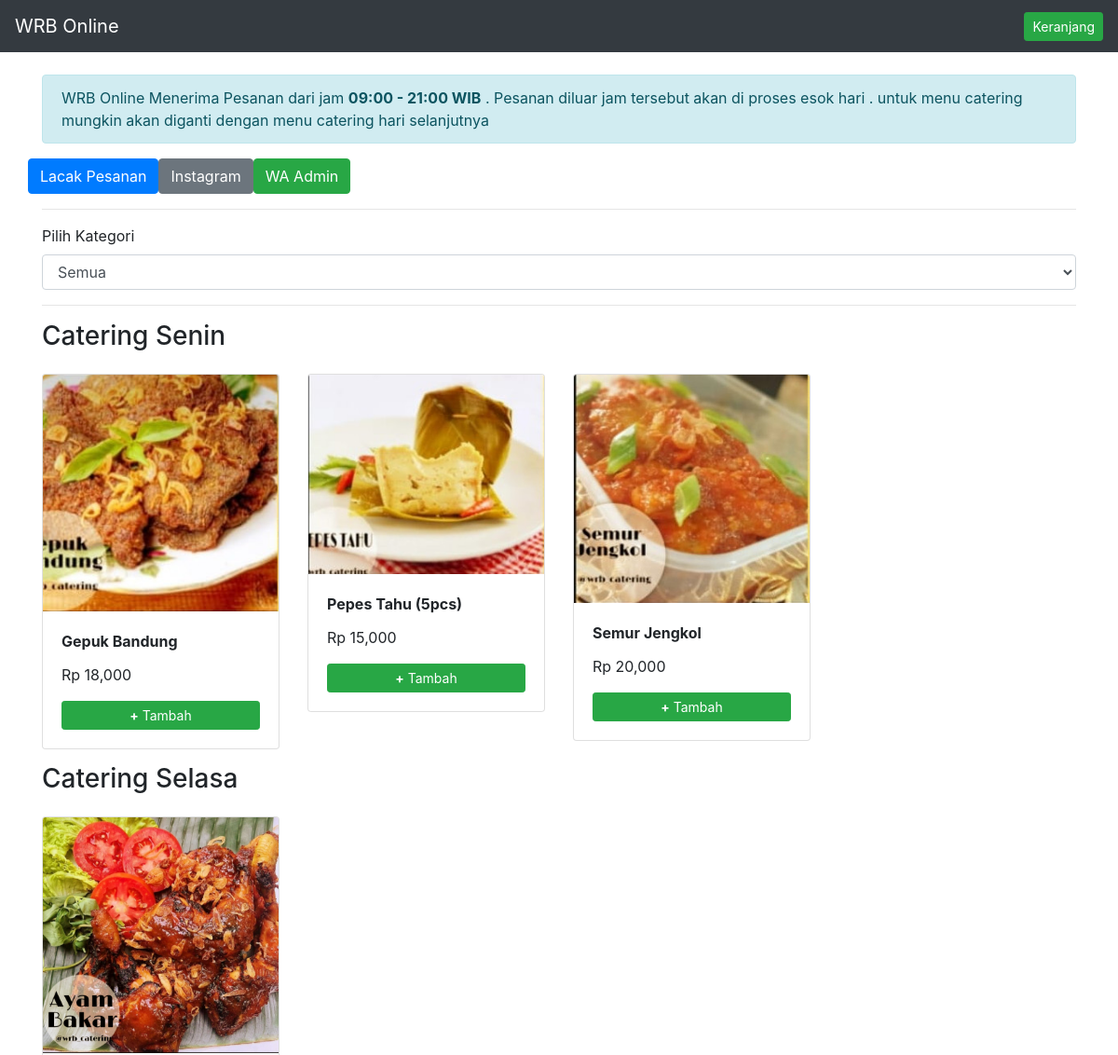
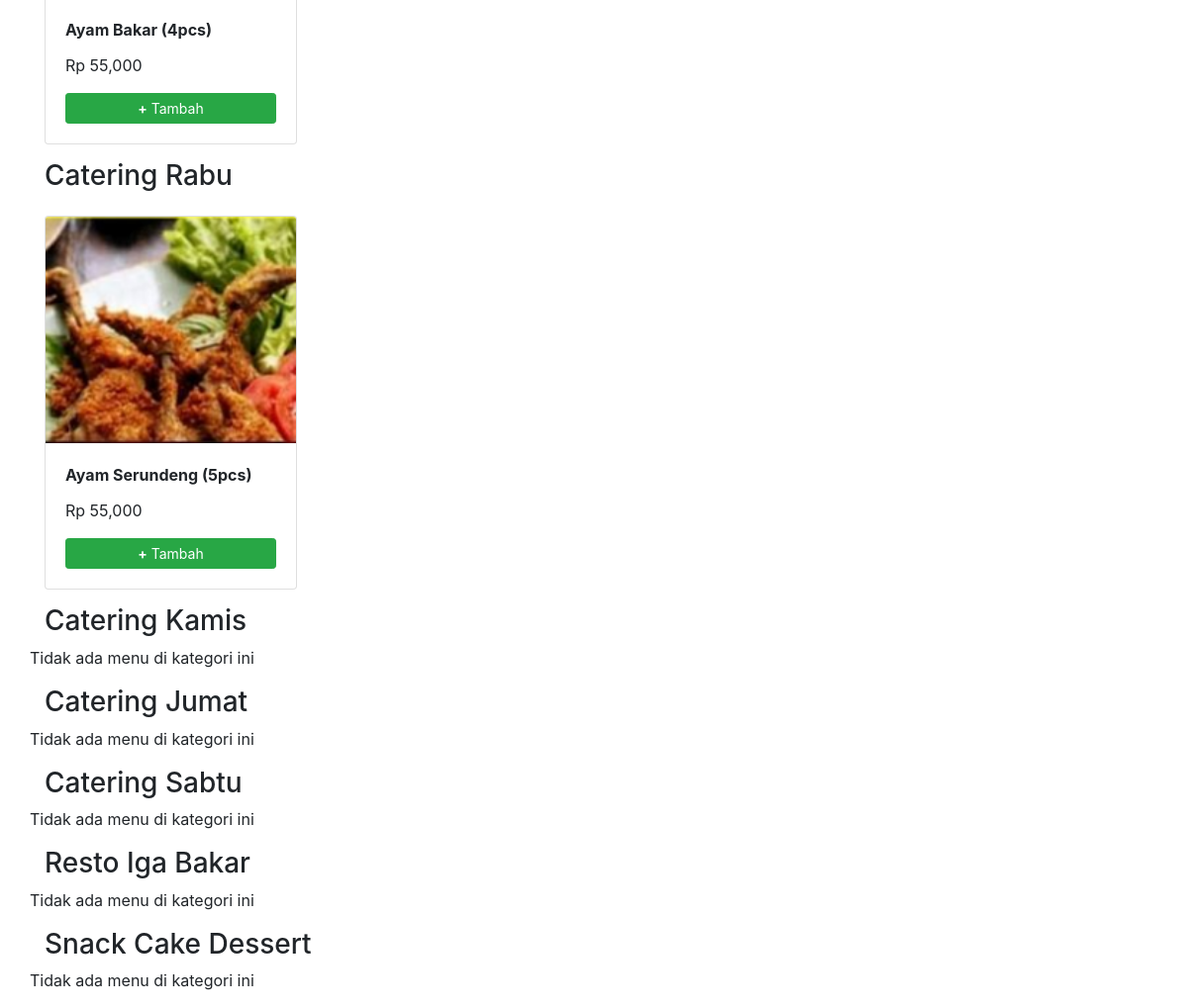
Before: / with the older database file (2 pictures, top to bottom).
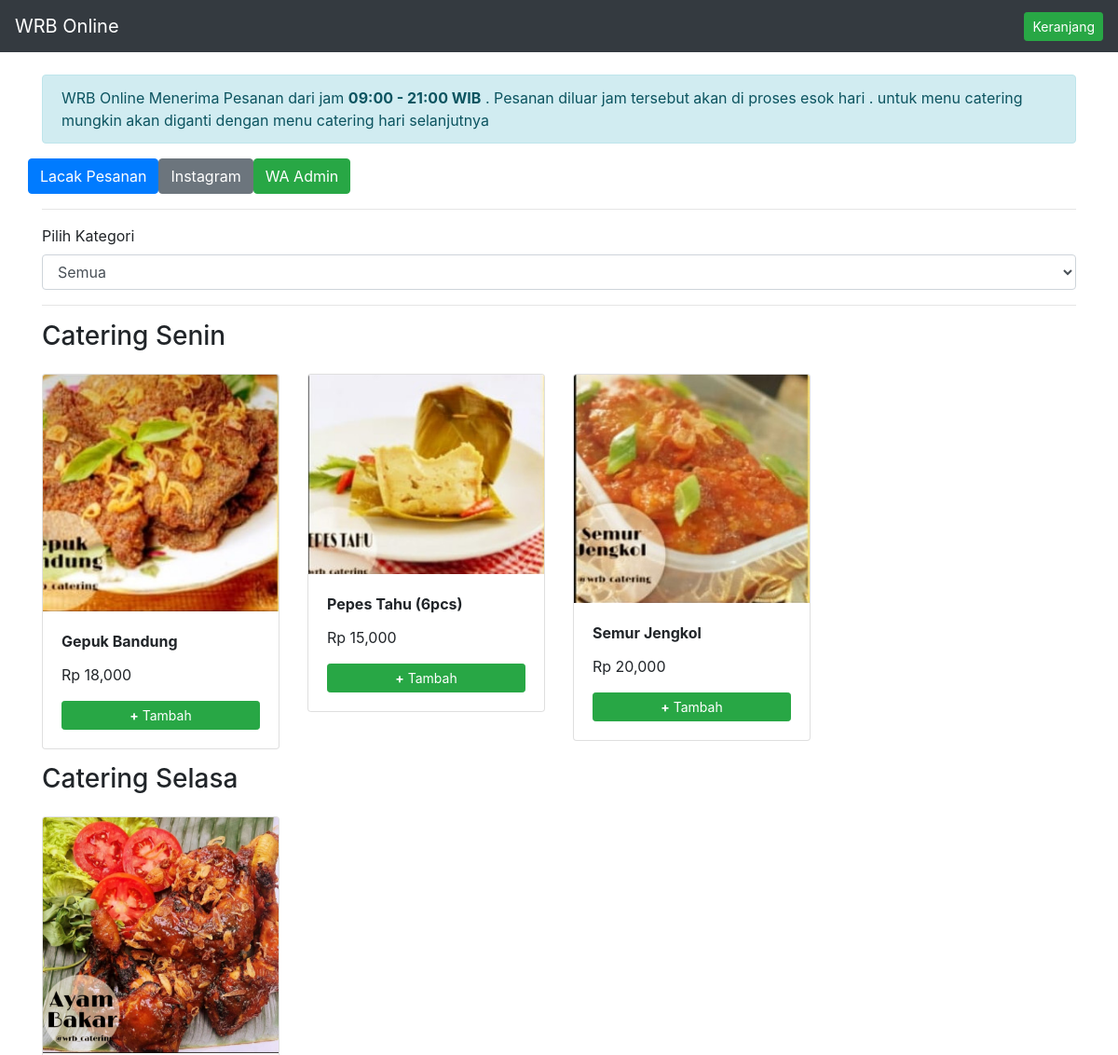
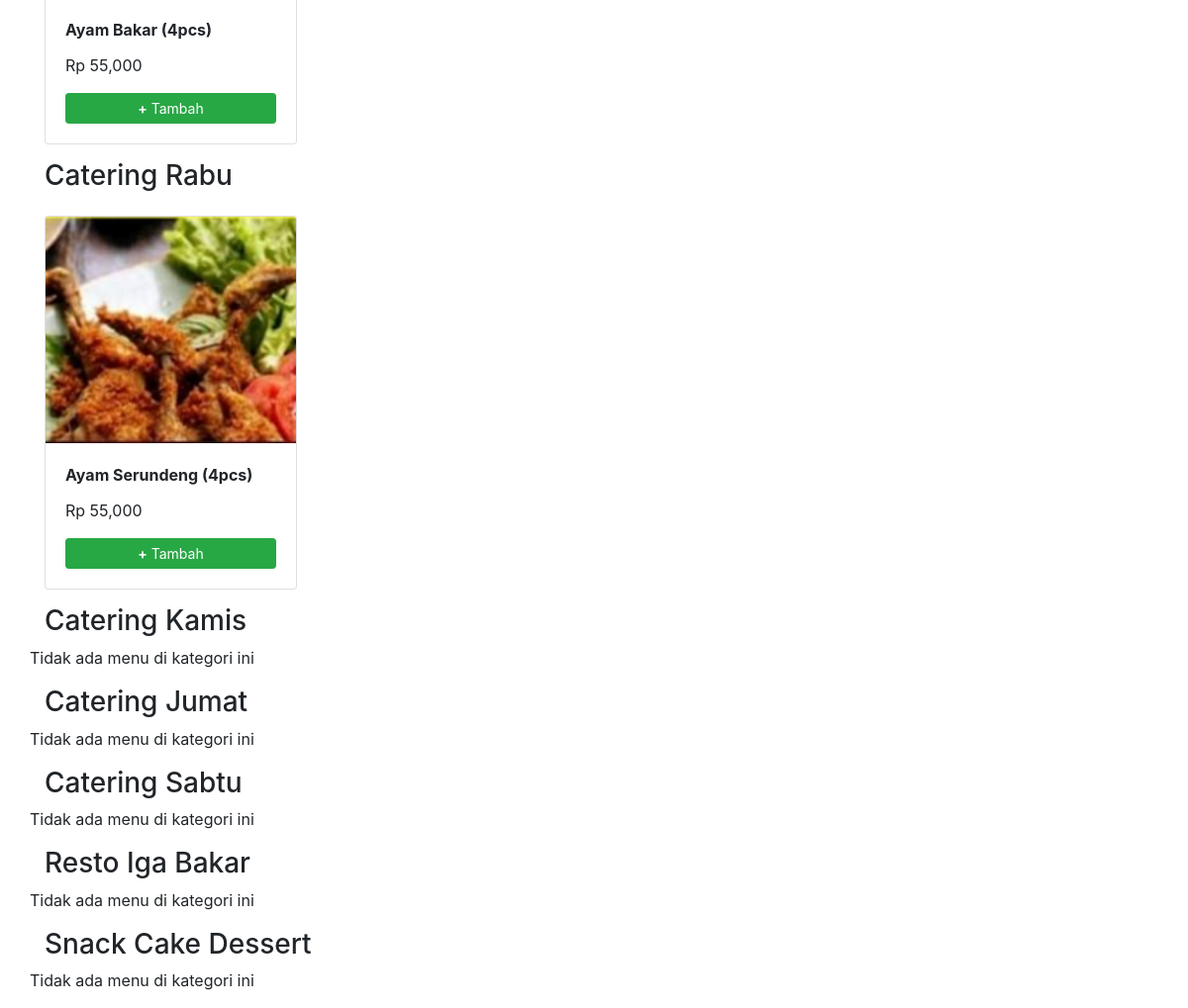
After: the same page with the newer database file (2 pictures, top to bottom).
### tables this page shows
CREATE TABLE `kategori` (
  `id` int(11) NOT NULL,
  `nama` text NOT NULL
);

CREATE TABLE `menu` (
  `id` int(11) NOT NULL,
  `kategori_id` int(11) DEFAULT NULL,
  `waktu` datetime NOT NULL,
  `nama` text NOT NULL,
  `gambar` text NOT NULL,
  `harga` int(11) NOT NULL,
  `open` int(11) NOT NULL
);

### application/controllers/User.php (called while the page is built, shortened)
<?php
class User extends CI_Controller {
	 public function __construct()
{
      $this->load->model('user_model');
    $this->load->library('session');
    $this->load->database();
}
	public function index($kat = 0)
	{
		$data['content'] = $this->user_model->listMenu($kat);
		$data['katlist'] = $this->user_model->listKat($kat);
		$this->load->view('user/header',$data);
    $this->load->view('user/content/home',$data);
    $this->load->view('user/footer',$data);
	}
}

### index.php (called while the page is built, shortened)
<?php
require_once BASEPATH.'core/CodeIgniter.php';

### application/models/User_model.php (the view, shortened to what this page needs)
<?php
class User_model extends CI_Model {
   public function listMenu($kat = 0) {
     $asede = "";
     if ($kat == 0) {
       $query = $this->db->query("SELECT * FROM `kategori`");
     } else {
       $query = $this->db->query("SELECT * FROM `kategori` WHERE `id` = $kat");
     }
     foreach ($query->result() as $row)
     {
       $katname = $row->nama;
       $katid=$row->id;
       $asede.= "<h3>$katname</h3>";
       $asede .="<div class='row'>";
       $kosongx = TRUE;
        $queryx = $this->db->query("SELECT * FROM `menu` WHERE `kategori_id` = '$katid'");
        foreach ($queryx->result() as $rowx)
        {
          $gambar = $rowx->gambar;
          $name = $rowx->nama;
          $price = "Rp " . number_format($rowx->harga);
          $menuid = $rowx->id;
          $asede .= "<div class='col-6 col-md-3 ' style='padding:15px !important'>
            <div class='card'>
              <img src='/data/img/$gambar' class='card-img-top' alt='...'>
          <div class='card-body'>
          <p class='card-title'><b id='peloduk-$menuid'>$name</b></p>
          <p class='card-text'>$price</p>
          <button onclick='addCart($menuid)' class='btn btn-sm btn-success w-100'><b>+</b> Tambah</button>
          </div>
            </div>
          </div>";
           $kosongx = FALSE;
        }
        if ($kosongx) {
          $asede .= "<p>Tidak ada menu di kategori ini</p>";
        }
        $asede .="</div>";
     }
     return $asede;
   }
   public function listKat($kat) {
     if ($kat == 0) {
        $asede = "<option selected value='0'>Semua</option>";
     } else {
        $asede = "<option value='0'>Semua</option>";
     }
     $query = $this->db->query("SELECT * FROM `kategori`");
     foreach ($query->result() as $row)
     {
     $katname = $row->nama;
     $katid=$row->id;
     if ($katid == $kat) {
       $asede .="<option selected value='$katid'>$katname</option>";
     } else {
     $asede .="<option value='$katid'>$katname</option>";
    }
    }
    return $asede;
   }
   public function generateRandomString($length = 10) {
       $characters = '0123456789abcdefghijklmnopqrstuvwxyz';
       $charactersLength = strlen($characters);
       $randomString = '';
       for ($i = 0; $i < $length; $i++) {
           $randomString .= $characters[rand(0, $charactersLength - 1)];
       }
       return $randomString;
   }
   public function getCookie() {
     if(!isset($_COOKIE["WRBOnline"])) {
 		  $kue = $this->user_model->setCookie();
 		} else {
 		 $kue = $_COOKIE["WRBOnline"];
 		}
    $sayamaleus = $_SERVER['HTTP_USER_AGENT'];
    $this->db->simple_query("INSERT INTO `cookie` (`cookie`, `ua`, `name`, `nohp`, `alamat`) VALUES ('$kue', '$sayamaleus', '', '', '');");
    return $this->db->escape_str($kue);
   }
   public function setCookie() {
     $asede =  $this->user_model->generateRandomString(69);
     return $asede;
   }
}

### application/views/user/header.php (shortened to what this page needs)
<!doctype html>
<html lang="en">
  <head>
    <link rel="stylesheet" href="https://stackpath.bootstrapcdn.com/bootstrap/4.4.1/css/bootstrap.min.css">
  </head>
  <body>
    <nav class="navbar sticky-top navbar-dark bg-dark text-white">
  <a class="navbar-brand" href="/">WRB Online</a>
    <form class="form-inline my-2 my-lg-0">
    <a href="/keranjang/">  <button class="btn btn-sm btn-success my-2 my-sm-0" type="button">Keranjang</button></a>
    </form>
</nav>
<br>
<div class="container">

### application/views/user/content/home.php (shortened to what this page needs)
<div class="alert alert-info" role="alert">
  WRB Online Menerima Pesanan dari jam <b>09:00 - 21:00 WIB</b> . Pesanan diluar jam tersebut akan di proses esok hari . untuk menu catering mungkin akan diganti dengan menu catering hari selanjutnya
</div>
<div class="row">
  <button type="button"  data-toggle="modal" data-target="#lacakModal" class="btn btn-primary">Lacak Pesanan</button>
  <a href="https://instagram.com/wrb_catering"><button type="button" class="btn btn-secondary">Instagram</button></a>
  <a href="https://wa.me/6281398741770?text=Assalamualaikum"><button type="button" class="btn btn-success">WA Admin</button></a>
</div>
  <hr>
  <div class="form-group">
   <label for="exampleFormControlSelect1">Pilih Kategori</label>
   <select class="form-control" onchange="changekat()" id="katlist">
    <?= $katlist ?>
   </select>
 </div>
  <hr>
<?php echo $content?>

### application/views/user/footer.php (shortened to what this page needs)
</div>
  </body>
</html>

Changed rows visible on the page:
changed menu "Rp 15,000": nama "Pepes Tahu (5pcs)" → "Pepes Tahu (6pcs)"
changed menu: nama "Ayam Serundeng (5pcs)" → "Ayam Serundeng (4pcs)"
